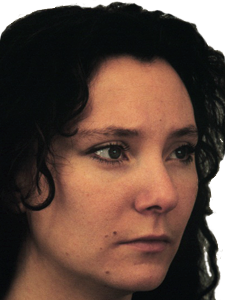
#> input picture src/tasks/03_backward_masking/stimuli/faces/AF02NEHR.png, 225 x 300 px; its folder holds only this picture in this run
$ python generate_hybrid_masks.py
#> lines starting #> are read from the running program, lines starting #| are printed output that depends on the picture
### scripts/generate_mondrians.py
"""Generate Mondrian mask images for the backward masking task (Task 03).

Produces 100 unique 256x256 PNG Mondrian masks in
``src/tasks/03_backward_masking/stimuli/masks/``. Each mask is filled with
100-200 randomly positioned and sized colored rectangles on a medium-gray
background, providing high spatial-frequency masking for face stimuli.

Run with:

    uv run python scripts/generate_mondrians.py

Deterministic: seeded with the mask index so regenerating produces
byte-identical output.
"""

from __future__ import annotations

import random
from pathlib import Path

from PIL import Image, ImageDraw

REPO_ROOT = Path(__file__).resolve().parent.parent
OUTPUT_DIR = REPO_ROOT / "src" / "tasks" / "03_backward_masking" / "stimuli" / "masks"

N_MASKS = 100
MASK_SIZE_PX = 256
MIN_RECTS = 100
MAX_RECTS = 200
# Rectangle size range as a fraction of the canvas
MIN_RECT_FRAC = 0.05
MAX_RECT_FRAC = 0.30
BG_COLOR = (128, 128, 128)


def _random_color(rng: random.Random) -> tuple[int, int, int]:
    """Return a saturated random RGB color."""
    return (rng.randint(0, 255), rng.randint(0, 255), rng.randint(0, 255))


def generate_mondrian(index: int, size: int = MASK_SIZE_PX) -> Image.Image:
    """Generate one Mondrian mask as a PIL Image, seeded by *index*."""
    rng = random.Random(index)
    img = Image.new("RGB", (size, size), BG_COLOR)
    draw = ImageDraw.Draw(img)

    n_rects = rng.randint(MIN_RECTS, MAX_RECTS)
    for _ in range(n_rects):
        w = rng.randint(int(size * MIN_RECT_FRAC), int(size * MAX_RECT_FRAC))
        h = rng.randint(int(size * MIN_RECT_FRAC), int(size * MAX_RECT_FRAC))
        x = rng.randint(-w // 4, size - (3 * w) // 4)
        y = rng.randint(-h // 4, size - (3 * h) // 4)
        color = _random_color(rng)
        draw.rectangle([x, y, x + w, y + h], fill=color)

    return img


# [9 lines left out: function main, not called in this run]


# [2 lines that do not run on import are left out]

### scripts/generate_hybrid_masks.py
"""Generate hybrid (Mondrian + scrambled-face composite) masks for Task 03.

Diagnostic run T03_DIAG_20260417 showed the original Mondrian-only masks
are weak against face targets because Mondrians live in the low / high-SF
bands while face identity lives in the mid-SF band (8-16 cycles/face) —
faces "leak through" as an afterimage. This script composites a Mondrian
(low-SF coverage + strong luminance edges) with a block-scrambled KDEF
face (mid-SF face-band coverage, scrambled to destroy identity) to mask
both bands simultaneously.

Output: 100 unique 256x256 PNGs in
``src/tasks/03_backward_masking/stimuli/masks_hybrid/``. Does NOT touch
the original Mondrian bank at ``stimuli/masks/`` — both banks live side
by side and the active one is selected by ``task03_backward_masking.
mask_type`` in ``session_defaults.yaml``.

Run::

    uv run python scripts/generate_hybrid_masks.py

Deterministic: seeded by mask index, so regenerating is byte-identical.
"""

from __future__ import annotations

import random
from pathlib import Path

from generate_mondrians import generate_mondrian  # reuse Mondrian generator
from PIL import Image

REPO_ROOT = Path(__file__).resolve().parent.parent
FACES_DIR = REPO_ROOT / "src" / "tasks" / "03_backward_masking" / "stimuli" / "faces"
OUTPUT_DIR = REPO_ROOT / "src" / "tasks" / "03_backward_masking" / "stimuli" / "masks_hybrid"

N_MASKS = 100
MASK_SIZE_PX = 256
# 8x8 scrambling grid = 64 tiles. Tiles are ~32px on a 256px mask —
# fine-grained enough to destroy face identity while preserving local
# mid-SF contour content (the diagnostic piece that competes with
# face-processing channels).
SCRAMBLE_GRID = 8
# Alpha of the scrambled-face layer over the Mondrian base. 0.55 keeps
# the Mondrian dominant (preserving its strong luminance-edge energy)
# while still laying a clearly visible face-band texture on top. A pilot
# participant would tell us if this should shift — easy to tune later.
FACE_LAYER_ALPHA = 0.55


def _load_and_square(path: Path, size: int) -> Image.Image:
    """Load a KDEF face, crop to square, resize to *size*×*size*, grayscale."""
    img = Image.open(path).convert("L")
    w, h = img.size
    short = min(w, h)
    left = (w - short) // 2
    top = (h - short) // 2
    img = img.crop((left, top, left + short, top + short))
    return img.resize((size, size), Image.LANCZOS)


def scramble_face(face_img: Image.Image, grid: int, rng: random.Random) -> Image.Image:
    """Cut *face_img* into grid×grid tiles and shuffle their positions.

    Returns an RGB image of the same size. The tile size is
    ``face_img.size[0] // grid`` — any remainder at the right/bottom
    edge is dropped, which is fine since masks display centred on the
    fixation cross.
    """
    size = face_img.size[0]
    tile = size // grid
    tiles: list[Image.Image] = []
    for r in range(grid):
        for c in range(grid):
            box = (c * tile, r * tile, (c + 1) * tile, (r + 1) * tile)
            tiles.append(face_img.crop(box))
    rng.shuffle(tiles)
    scrambled = Image.new("L", (tile * grid, tile * grid))
    for idx, t in enumerate(tiles):
        r, c = divmod(idx, grid)
        scrambled.paste(t, (c * tile, r * tile))
    # Resize back up to the full mask size in case grid doesn't divide evenly
    return scrambled.resize((size, size), Image.LANCZOS).convert("RGB")


def generate_hybrid(index: int, face_paths: list[Path]) -> Image.Image:
    """Compose one hybrid mask: Mondrian base + scrambled-face overlay."""
    rng = random.Random(index)
    mondrian = generate_mondrian(index, size=MASK_SIZE_PX).convert("RGB")
    # Pick a face by index (deterministic) but scramble with the same rng
    # so two masks using the same source face look different.
    face_path = face_paths[index % len(face_paths)]
    face = _load_and_square(face_path, MASK_SIZE_PX)
    scrambled = scramble_face(face, SCRAMBLE_GRID, rng)
    return Image.blend(mondrian, scrambled, FACE_LAYER_ALPHA)


def main() -> None:
    OUTPUT_DIR.mkdir(parents=True, exist_ok=True)
    face_paths = sorted(FACES_DIR.glob("*.png"))
    if not face_paths:
        raise SystemExit(
            f"No source faces found in {FACES_DIR}. "
            f"Ensure KDEF faces are committed."
        )
    print(
        f"Generating {N_MASKS} hybrid masks "
        f"(Mondrian + {SCRAMBLE_GRID}×{SCRAMBLE_GRID} scrambled KDEF "
        f"@ alpha={FACE_LAYER_ALPHA}) -> {OUTPUT_DIR}"
    )
    print(f"Source faces: {len(face_paths)} identities")
    for i in range(N_MASKS):
        img = generate_hybrid(i, face_paths)
#> in generate_mondrian, `img = Image.new("RGB", (size, size), BG_COLOR)`: img: PIL image 256x256 RGB; every value is 128
#> in generate_hybrid, `mondrian = generate_mondrian(index, size=MASK_SIZE_PX).convert("RGB")`:
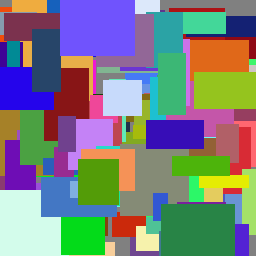
#> mondrian: PIL image 256x256 RGB; mean R, G, B 122.3, 126.9, 126.9
#> in _load_and_square, `img = Image.open(path).convert("L")`:
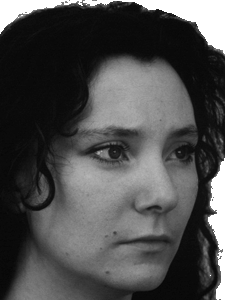
#> img: PIL image 225x300 L; min 6, max 255, mean 76.3
#> in _load_and_square, `img = img.crop((left, top, left + short, top + short))`:
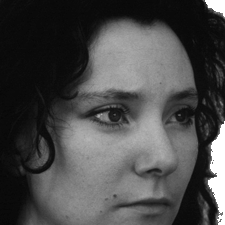
#> img: PIL image 225x225 L; min 6, max 255, mean 73.3
#> after the loop in scramble_face, `for r in range(grid):`: tiles = 64 items
#> in scramble_face, `scrambled = Image.new("L", (tile * grid, tile * grid))`: scrambled: PIL image 256x256 L; every value is 0
#> the loop in scramble_face, `for idx, t in enumerate(tiles):` made 64 passes
#> (r, c) on passes 1 to 12: (0, 0), (0, 1), (0, 2), (0, 3), (0, 4), (0, 5), (0, 6), (0, 7), (1, 0), (1, 1), (1, 2), (1, 3)
#> after the loop in scramble_face, `for idx, t in enumerate(tiles):`:
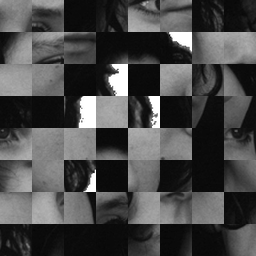
#> scrambled: PIL image 256x256 L; min 6, max 255, mean 73.3
#> in generate_hybrid, `return Image.blend(mondrian, scrambled, FACE_LAYER_ALPHA)`:
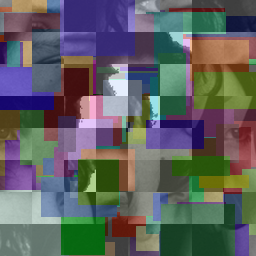
#> returned value: PIL image 256x256 RGB; mean R, G, B 94.8, 96.9, 96.9
        img.save(OUTPUT_DIR / f"hybrid_{i:03d}.png", "PNG")
    print(f"Done. {N_MASKS} masks written.")


if __name__ == "__main__":
    # Allow `import generate_mondrians` to work when invoked from anywhere.
    import sys
    sys.path.insert(0, str(Path(__file__).resolve().parent))
    main()
